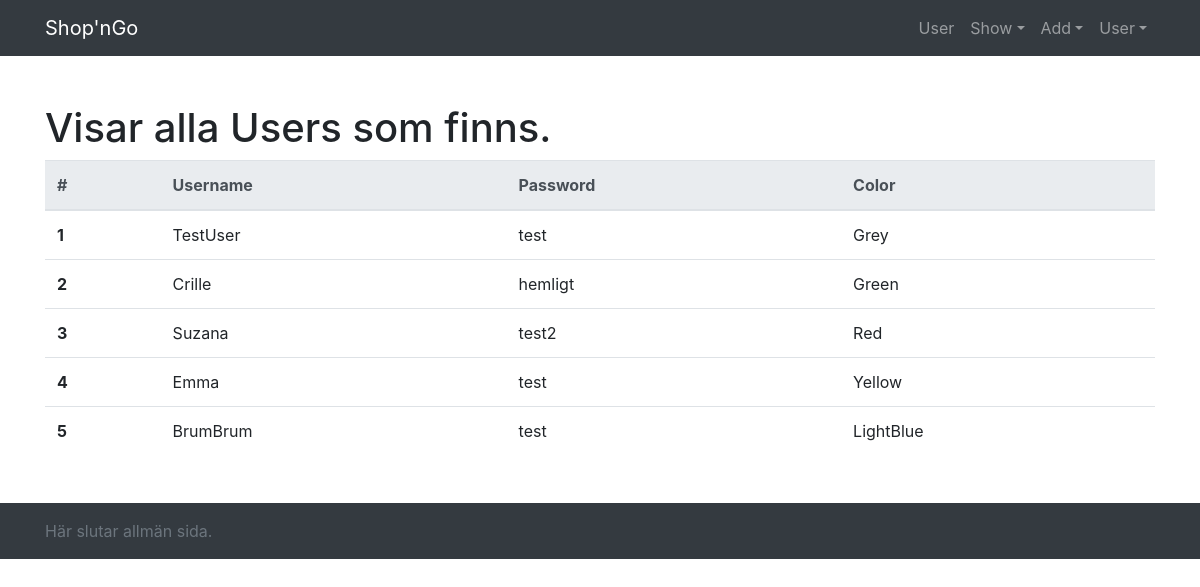
The page /show/show_users.php on the database its author committed.
### tables this page shows
CREATE TABLE `User` (
  `User_ID` int(255) NOT NULL,
  `Username` varchar(255) NOT NULL,
  `Password` varchar(255) NOT NULL,
  `Color` varchar(255) NOT NULL
);

### show/show_users.php (the view)
<?php require_once '../includes/header.php' ?>
<h1>Visar alla Users som finns.</h1>
<?php
    require_once '../includes/dbconnect.php';
    $sql_users = "SELECT * FROM User;";
    $result_users = $link->query($sql_users) or die ("Kunde inte ställa frågan att hämta Users."); ?>
    <table class="table">
        <thead class="thead-light">
          <tr>
            <th scope="col">#</th>
            <th scope="col">Username</th>
            <th scope="col">Password</th>
            <th scope="col">Color</th>
          </tr>
        </thead>
        <tbody>
    <?php
    while ($user = mysqli_fetch_array($result_users)) { ?>
        <tr>
            <th scope="row"><?php echo $user['User_ID']?></th>
            <td><?php echo $user['Username']?></td>
            <td><?php echo $user['Password']?></td>
            <td><?php echo $user['Color']?></td>
        </tr>
    <?php } ?>
    </tbody>
    </table>
<?php require_once '../includes/footer.php' ?>

### style.css (style rules this page uses)
body { padding-top: 0rem; }

### rows shown on the page
user: User_ID "1", Username "TestUser", Password "test", Color "Grey"
user: User_ID "2", Username "Crille", Password "hemligt", Color "Green"
user: User_ID "3", Username "Suzana", Password "test2", Color "Red"
user: User_ID "4", Username "Emma", Password "test", Color "Yellow"
user: User_ID "5", Username "BrumBrum", Password "test", Color "LightBlue"
